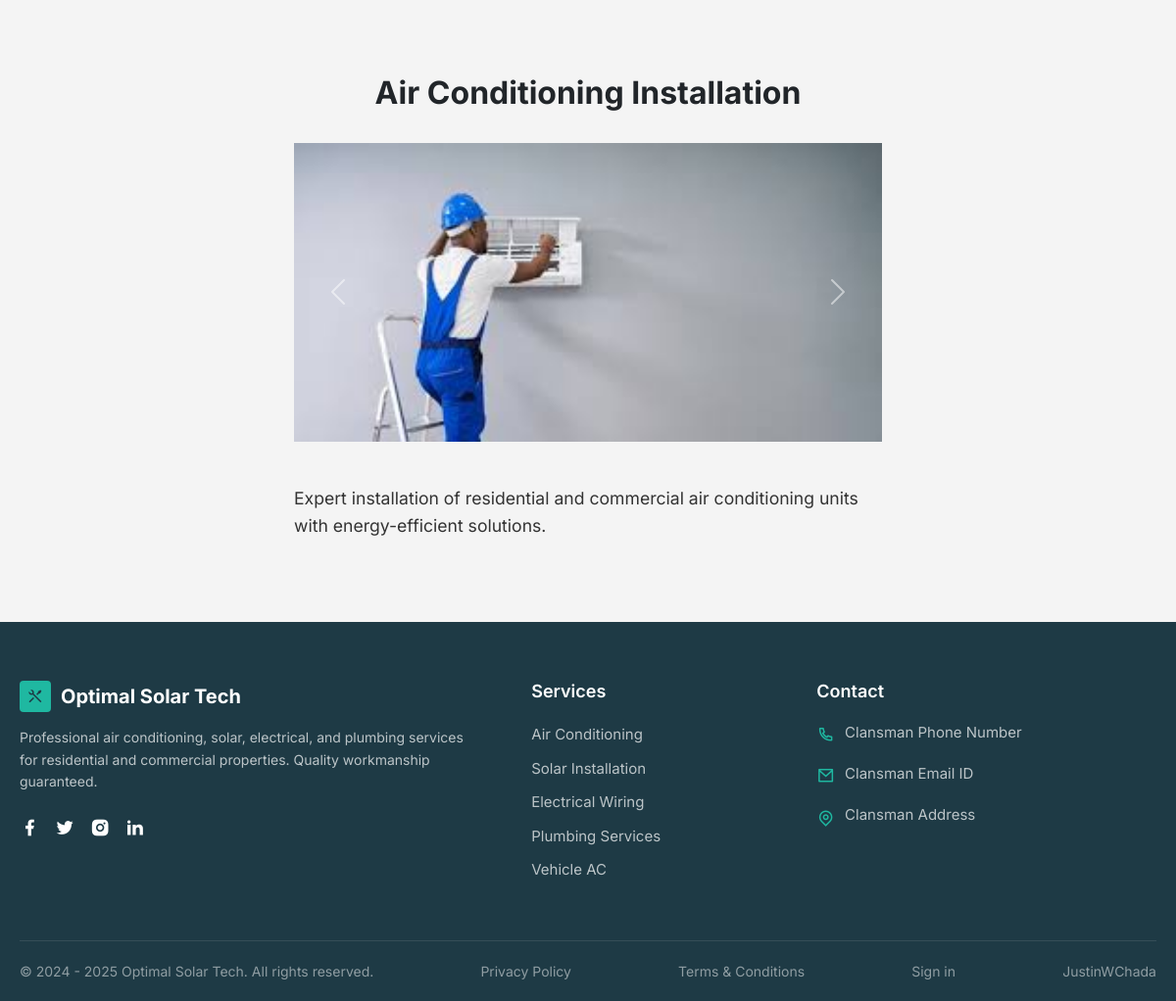
The app's page /pages/services_desc.php with its own data.
### tables this page shows
CREATE TABLE services (
    service_id INT AUTO_INCREMENT PRIMARY KEY,
    service_title VARCHAR(255) NOT NULL,
    service_description VARCHAR(255) NOT NULL,
    date_uploaded DATETIME DEFAULT CURRENT_TIMESTAMP,
    date_edited DATETIME DEFAULT CURRENT_TIMESTAMP ON UPDATE CURRENT_TIMESTAMP,
    status VARCHAR(50) NOT NULL DEFAULT 'active'
);

CREATE TABLE services_images (
    image_id INT AUTO_INCREMENT PRIMARY KEY,
    service_id INT NOT NULL,
    service_img_path VARCHAR(255) NOT NULL,
    FOREIGN KEY (service_id) REFERENCES services(service_id) ON DELETE CASCADE
);

### pages/services_desc.php (the view, shortened to what this page needs)
<?php
    require_once "../config/miscellanea_db.php";
?>
<!DOCTYPE html>
<html lang="en">
<head>
    <link href="https://cdn.jsdelivr.net/npm/remixicon@4.2.0/fonts/remixicon.css" rel="stylesheet">
    <link rel="stylesheet" href="https://cdn.jsdelivr.net/npm/bootstrap-icons@latest/font/bootstrap-icons.css">
    <link href="https://cdn.jsdelivr.net/npm/bootstrap@5.3.3/dist/css/bootstrap.min.css" rel="stylesheet"
>
    <link rel="stylesheet" href="../css/index.css">
    <link rel="stylesheet" href="../css/service_desc.css">
    <link rel="stylesheet" href="../css/nav.css">
    <link rel="stylesheet" href="../css/footer.css">
</head>
<body>
    <section class="service-container py-5">
        <div class="container">
            <?php
            $serviceId = isset($_GET['id']) ? intval($_GET['id']) : 1;
            $serviceQuery = "SELECT * FROM services WHERE service_id = ?";
            $stmt = $OstMiscellaneaConn->prepare($serviceQuery);
            $stmt->bind_param("i", $serviceId);
            $stmt->execute();
            $serviceResult = $stmt->get_result();
            $service = $serviceResult->fetch_assoc();
            $imagesQuery = "SELECT * FROM services_images WHERE service_id = ? ORDER BY service_id ASC";
            $stmt = $OstMiscellaneaConn->prepare($imagesQuery);
            $stmt->bind_param("i", $serviceId);
            $stmt->execute();
            $imagesResult = $stmt->get_result();
            ?>
            <h2 class="section-title text-center fw-bold m-2"><?php echo htmlspecialchars($service['service_title'] ?? 'Service Title'); ?></h2>
            <br>
            <div id="serviceCarousel" class="service-carousel carousel slide" data-bs-ride="carousel">
                <div class="carousel-inner">
                    <?php
                    $isActive = true;
                    while ($image = $imagesResult->fetch_assoc()) {
                        $activeClass = $isActive ? 'active' : '';
                        ?>
                        <div class="carousel-item <?php echo $activeClass; ?>">
                            <div class="row">
                                <div class="col-md-12">
                                    <img src="../files/uploads/services/<?php echo htmlspecialchars($image['service_img_path']); ?>" class="d-block w-100" alt="<?php echo htmlspecialchars($image['alt_text'] ?? 'Service image'); ?>">
                                </div>
                            </div>
                        </div>
                        <?php
                        $isActive = false;
                    }
                    ?>
                </div>
                <button class="carousel-control-prev" type="button" data-bs-target="#serviceCarousel" data-bs-slide="prev">
                    <span class="carousel-control-prev-icon" aria-hidden="true"></span>
                </button>
                <button class="carousel-control-next" type="button" data-bs-target="#serviceCarousel" data-bs-slide="next">
                    <span class="carousel-control-next-icon" aria-hidden="true"></span>
                </button>
            </div>
            <br>
            <div class="service-description">
                <p>
                    <?php echo htmlspecialchars($service['service_description'] ?? 'Service description not available'); ?>
                </p>
            </div>
        </div>
    </section>
    <footer>
      <?php include "../includes/footer.php"; ?>
    </footer>
</body>
</html>

### css/index.css (style rules this page uses)
:root { --primary-color: #1fb8a1; --text-color: #333333; --link-color: #666666; --white: #ffffff; --header-height: 80px; --teal-color: #1fb8a1; --dark-text: #333; --light-text: #ffffff; --gray-text: #cccccc; --card-bg: rgba(255, 255, 255, 0.8); --background-white: #fff; --star-gold: #ffc107; --medium-text: #555; --card-shadow: 0 4px 12px rgba(0, 0, 0, 0.05); --footer-dark-bg: #1e3a45; }
body { font-family: "Inter", sans-serif; background-color: #f4f4f4; }

### css/service_desc.css (style rules this page uses)
.service-carousel { max-width: 600px; margin: 0 auto; max-height: 400px; contain: content; }
img { max-height: 400px; width: 100%; object-fit: contain; }
.service-description { max-width: 600px; margin: 0 auto; margin-top: 20px; font-size: 1.1em; line-height: 1.6; color: #333; }

### css/nav.css (style rules this page uses)
.container { margin: 0 auto; padding: 20px; }

### records on screen
services: service_title "Air Conditioning Installation", service_description "Expert installation of residential and commercial air conditioning units with energy-efficient solutions."
services_images: service_img_path (picture)
